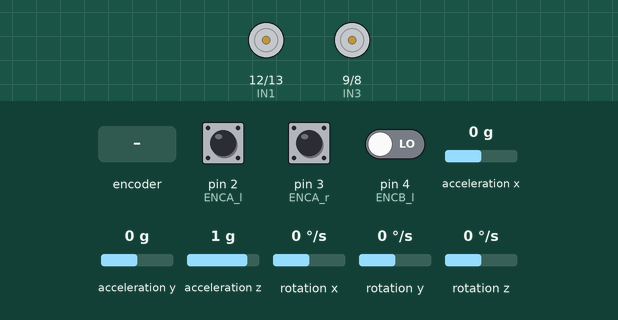
Bench run of a sketch on a simulated Arduino Uno, built with avr-gcc and run on an emulated ATmega328P. Shown: motor-driver pin pairs drawn as motors (green arrow = first pin HIGH = forward, orange = second pin HIGH = backward, longer = more drive, scaled by the enable pin). The test bench sets the inputs (shaded band); at power-on: rotation x 0 °/s, acceleration y 0 g, pin 2 (ENCA_l) HIGH, pin 3 (ENCA_r) HIGH, pin 4 (ENCB_l) LOW, acceleration x 0 g, acceleration z 1 g, rotation y 0 °/s, rotation z 0 °/s. The ROS host is connected and sends only what is stated.

Above: at 2.2 s.
2.3 s: rotation x set to -1 °/s
3.8 s: rotation x set to -192 °/s
At 4.3 s:
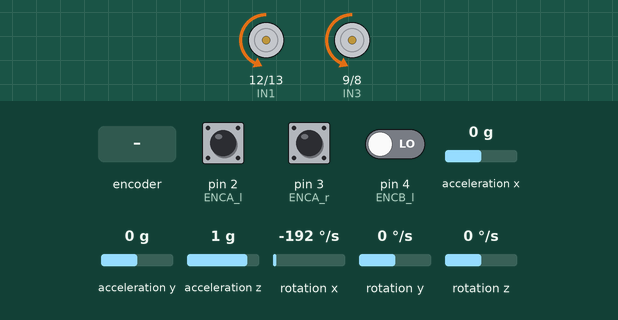
6.8 s: acceleration y set to 0.8 g
8.3 s: acceleration y set to -0.1 g
At 8.45 s:
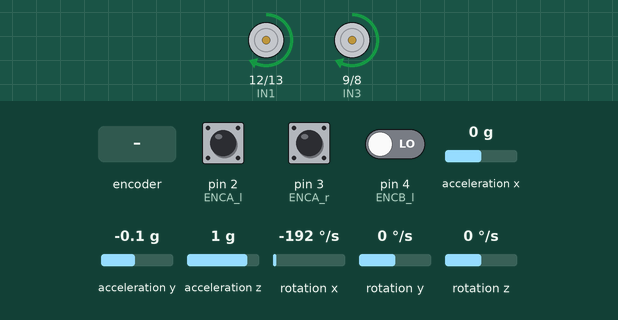
At 9.06 s:
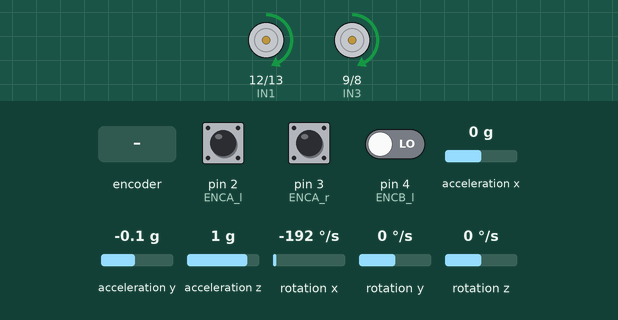
11.3 s: rotary encoder on pin 2 (ENCA_l) / pin 4 (ENCB_l) turned 2 steps (second pin leading)
14.6 s: acceleration y set to 1.4 g
At 16.0 s:
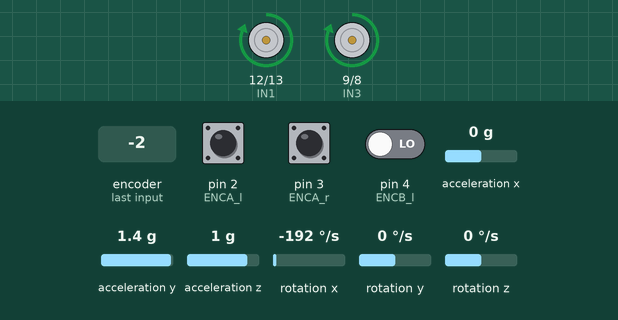
Timing chart, 0 to 63.5 s (numbered marks = the images above; inputs shaded):
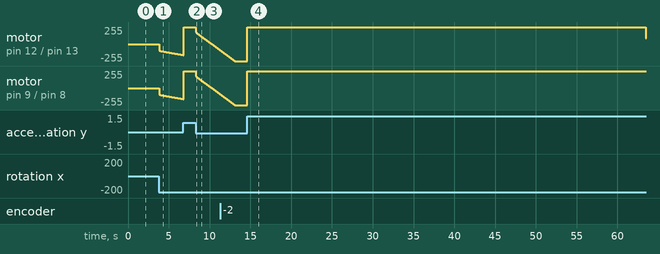

The sketch:

v2.ino
```cpp
#include <Wire.h>
#include <MPU6050_light.h>
#include <math.h>
#include <util/atomic.h>
#include <stdio.h>

//ROS
#include <ros.h>
#include <std_msgs/String.h>

//pins
//left
#define ENCA_l 2
#define ENCB_l 4
#define PWM_l 11
#define IN1 12
#define IN2 13
//right
#define ENCA_r 3
#define ENCB_r 5
#define PWM_r 10
#define IN3 9
#define IN4 8

//ROS
ros::NodeHandle nh;
std_msgs::String str_msg;

ros::Publisher output_data("output_data", &str_msg);

int turn;
float target;

void message_Cb(const std_msgs::String& msg){
  char* message = msg.data;
  if (strcmp(message, "U") == 0){
    target = 2.5;
    turn = 0;
  } else if (strcmp(message, "D") == 0) {
    target = -2.5;
    turn = 0;
  } else if (strcmp(message, "L") == 0) {
    target = 0;
    turn = -120;
  } else if (strcmp(message, "R") == 0) {
    target = 0;
    turn = 120;
  } else if (strcmp(message, "S") == 0){
    target = 0;
    turn = 0;
  }
  str_msg.data = msg.data;
}

ros::Subscriber<std_msgs::String> keyboard("keyboard", &message_Cb);

unsigned long time_pub;
unsigned long time_pub_previous;

//sensor
MPU6050 imu(Wire);
void setup() {
    //ROS
    nh.initNode();
    nh.subscribe(keyboard);
    nh.advertise(output_data);
    time_pub_previous = 0;

    // pin settings
    pinMode(IN1, OUTPUT);
    pinMode(IN2, OUTPUT);
    pinMode(ENCA_l, INPUT);
    pinMode(ENCB_l, INPUT);
    pinMode(PWM_l, OUTPUT);

    pinMode(IN3, OUTPUT);
    pinMode(IN4, OUTPUT);
    pinMode(ENCA_r, INPUT);
    pinMode(ENCB_r, INPUT);
    pinMode(PWM_r, OUTPUT);

    Wire.begin();
    imu.begin();
    imu.calcOffsets();

    attachInterrupt(digitalPinToInterrupt(ENCA_l),readEncoderL,RISING);
    attachInterrupt(digitalPinToInterrupt(ENCA_r),readEncoderR,RISING);
}

float pwmbalance;

void loop() {
    // put your main code here, to run repeatedly:
    imu.update();
    float Angle = imu.getAngleX();
    float gyro =  imu.getGyroX();
    turn = 0;
    target = 0;

    //target 平衡繳,Angle 旋轉軸,gyro 角速度
    float anglespeed = anglebalance(target,Angle,gyro);
    float motorspeed = motorbalance(calculateENC());
    pwmbalance = anglespeed - motorspeed;
    SpeedControl(pwmbalance,turn);

    time_pub = millis();

    if (time_pub - time_pub_previous > 500){
      output_data.publish(&str_msg);
      time_pub_previous = millis();
    }

    nh.spinOnce();
    delay(1);
}

//馬達pwr<255,kpangle*theta(-20~20)<255
//kpangle<127.5
float kpangle = 8;
float kdangle = 0.075;

float anglespeed ;

float anglebalance(float targrt, float Angle, float gyro){
  anglespeed = kpangle*(Angle-targrt) + kdangle*gyro;

  return anglespeed;
}

float kpmotor = 0.21;
float kimotor = 0.0002;
int encoder_least = 0;
float encoder = 0;
float encoder_integral = 0;
float motorspeed;

float motorbalance(int encoder_least){
  encoder *= 0.8;
  encoder += encoder_least*0.3;
  encoder_integral += encoder;
  if(encoder_integral>1000) encoder_integral=1000;
  if(encoder_integral<-1000) encoder_integral=-1000;

  motorspeed = encoder *kpmotor + encoder_integral*kimotor;
  return motorspeed;
}

//////////////////////////////////////////////////////////////
//speed
// globals
long prevT = 0;
int posPrev = 0;
// Use the "volatile" directive for variables
// used in an interrupt
volatile int pos_i = 0;
volatile float velocity_i = 0;
volatile long prevT_i = 0;

float v1Filt = 0;
float v1Prev = 0;
float eintegral = 0;

int SpeedControl(float vt,int turn) {
  // read the position and velocity
  int pos = 0;
  noInterrupts(); // disable interrupts temporarily while reading
  pos = pos_i;
  interrupts(); // turn interrupts back on

  // Compute velocity with method 1
  long currT = micros();
  float deltaT = ((float) (currT-prevT))/1.0e6;
  float velocity1 = (pos - posPrev)/deltaT;
  posPrev = pos;
  prevT = currT;

  // Convert count/s to RPM
  float v1 = velocity1/517.0*60.0;

  // Low-pass filter (25 Hz cutoff)
  v1Filt = 0.854*v1Filt + 0.0728*v1 + 0.0728*v1Prev;
  v1Prev = v1;

  // Compute the control signal u
  float kp = 7;
  float ki = 1.5;
  float e = vt-v1Filt;
  eintegral = eintegral + e*deltaT;

  float u = kp*e + ki*eintegral;

  // Set the motor speed and direction
  int dir = 1;
  if (u<0){
    dir = -1;
  }
  int pwr = (int) fabs(u);
  if(pwr > 255){
    pwr = 255;
  }
  if(turn != 0){
    setMotor(1,turn,PWM_l,IN1,IN2);
    setMotor(-1,turn,PWM_r,IN3,IN4);
  }
  else{
  setMotor(dir,pwr,PWM_l,IN1,IN2);
  setMotor(dir,pwr,PWM_r,IN3,IN4);
  }
}

void setMotor(int dir, int pwmVal, int pwm, int in1, int in2){
  analogWrite(pwm,pwmVal); // Motor speed
  if(dir == 1){
    // Turn one way
    digitalWrite(in1,HIGH);
    digitalWrite(in2,LOW);
  }
  else if(dir == -1){
    // Turn the other way
    digitalWrite(in1,LOW);
    digitalWrite(in2,HIGH);
  }
  else{
    // Or dont turn
    digitalWrite(in1,LOW);
    digitalWrite(in2,LOW);
  }
}

volatile int pos_iL = 0;
volatile int pos_iR = 0;
int posPreL = 0;
int posPreR = 0;
long long int ticks = 0;

void readEncoderL(){
  // Read encoder B when ENCA rises
  ticks = 0;
  if(digitalRead(ENCB_l)){
    // If B is high, ticks forward
    ticks --;
  }
  else{
    // Otherwise, ticks backward
    ticks ++;
  }
  pos_iL = pos_iL + ticks;
}

void readEncoderR(){
  // Read encoder B when ENCA rises
  ticks = 0;
  if(digitalRead(ENCB_r)){
    // If B is high, ticks forward
    ticks --;
  }
  else{
    // Otherwise, ticks backward
    ticks ++;
  }
  pos_iR = pos_iR + ticks;
}

int calculateENC(){
  int posL = 0,posR = 0;
  noInterrupts();
  posL = pos_iL;
  posR = pos_iR;
  interrupts();
  int enctotal_L = posL - posPreL;
  int enctotal_R = posR - posPreR;
  posPreL = posL;
  posPreR = posR;
  delay(3);

  return enctotal_L-enctotal_R;
}
```

Measured:
- after the input at 8.3 s, motor on pin 12 (IN1) / pin 13 (IN2), motor on pin 9 (IN3) / pin 8 (IN4): moves from forward 255/255 to backward 93/255 over 3.0 s, starting at once
- after the input at 14.6 s, motor on pin 12 (IN1) / pin 13 (IN2): backward 255/255 → forward 255/255 at once, → forward 88/255 48.9 s later; motor on pin 9 (IN3) / pin 8 (IN4): backward 255/255 → forward 255/255 at once
